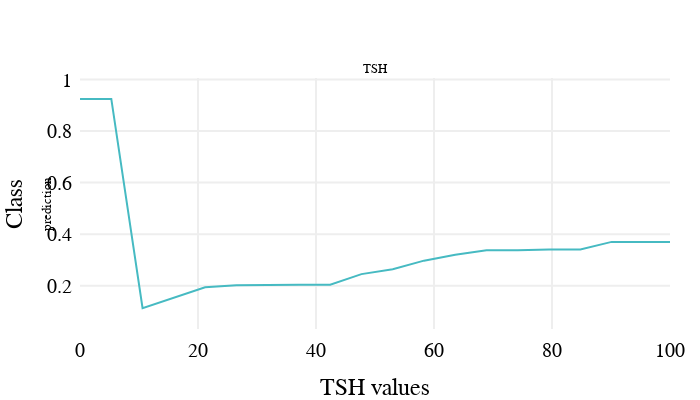

Notebook code cell kept with this figure:
### Code cell
fig.update_xaxes(range=[0,100])
fig.update_layout(
    title='',
    xaxis_title='TSH values',
    yaxis_title='Class', 
    font=dict(family='Arial', size=20, color='black'),
    width=700,
    height=400,
    showlegend=False,    
    template='none'
)
fig.show()

### Figure 1 — Plotly figure (JSON) as saved in the notebook; plotly's stock layout.template omitted (floating-point values rounded to 4 significant figures; data arrays with more than 128 entries replaced by an {"elided": "..."} marker saying what was removed)
{"data": [{"customdata": {"elided": "101x3 mixed values"}, "hovertemplate": "<b>%{hovertext}</b><br><br>prediction=%{y:.3f}<br>mean_prediction=%{customdata[0]:.3f}<extra></extra>", "hovertext": ["RandomForestClassifier", "RandomForestClassifier", "RandomForestClassifier", "RandomForestClassifier", "RandomForestClassifier", "RandomForestClassifier", "RandomForestClassifier", "RandomForestClassifier", "RandomForestClassifier", "RandomForestClassifier", "RandomForestClassifier", "RandomForestClassifier", "RandomForestClassifier", "RandomForestClassifier", "RandomForestClassifier", "RandomForestClassifier", "RandomForestClassifier", "RandomForestClassifier", "RandomForestClassifier", "RandomForestClassifier", "RandomForestClassifier", "RandomForestClassifier", "RandomForestClassifier", "RandomForestClassifier", "RandomForestClassifier", "RandomForestClassifier", "RandomForestClassifier", "RandomForestClassifier", "RandomForestClassifier", "RandomForestClassifier", "RandomForestClassifier", "RandomForestClassifier", "RandomForestClassifier", "RandomForestClassifier", "RandomForestClassifier", "RandomForestClassifier", "RandomForestClassifier", "RandomForestClassifier", "RandomForestClassifier", "RandomForestClassifier", "RandomForestClassifier", "RandomForestClassifier", "RandomForestClassifier", "RandomForestClassifier", "RandomForestClassifier", "RandomForestClassifier", "RandomForestClassifier", "RandomForestClassifier", "RandomForestClassifier", "RandomForestClassifier", "RandomForestClassifier", "RandomForestClassifier", "RandomForestClassifier", "RandomForestClassifier", "RandomForestClassifier", "RandomForestClassifier", "RandomForestClassifier", "RandomForestClassifier", "RandomForestClassifier", "RandomForestClassifier", "RandomForestClassifier", "RandomForestClassifier", "RandomForestClassifier", "RandomForestClassifier", "RandomForestClassifier", "RandomForestClassifier", "RandomForestClassifier", "RandomForestClassifier", "RandomForestClassifier", "RandomForestClassifier", "RandomForestClassifier", "RandomForestClassifier", "RandomForestClassifier", "RandomForestClassifier", "RandomForestClassifier", "RandomForestClassifier", "RandomForestClassifier", "RandomForestClassifier", "RandomForestClassifier", "RandomForestClassifier", "RandomForestClassifier", "RandomForestClassifier", "RandomForestClassifier", "RandomForestClassifier", "RandomForestClassifier", "RandomForestClassifier", "RandomForestClassifier", "RandomForestClassifier", "RandomForestClassifier", "RandomForestClassifier", "RandomForestClassifier", "RandomForestClassifier", "RandomForestClassifier", "RandomForestClassifier", "RandomForestClassifier", "RandomForestClassifier", "RandomForestClassifier", "RandomForestClassifier", "RandomForestClassifier", "RandomForestClassifier", "RandomForestClassifier"], "legendgroup": "RandomForestClassifier", "line": {"color": "#46bac2", "dash": "solid", "width": 2}, "marker": {"symbol": "circle"}, "mode": "lines", "name": "RandomForestClassifier", "opacity": 1, "orientation": "v", "showlegend": true, "type": "scatter", "x": [0.005, 5.305, 10.6, 15.9, 21.2, 26.5, 31.8, 37.1, 42.4, 47.7, 53.0, 58.3, 63.6, 68.9, 74.2, 79.5, 84.8, 90.1, 95.4, 100.7, 106.0, 111.3, 116.6, 121.9, 127.2, 132.5, 137.8, 143.1, 148.4, 153.7, 159.0, 164.3, 169.6, 174.9, 180.2, 185.5, 190.8, 196.1, 201.4, 206.7, 212.0, 217.3, 222.6, 227.9, 233.2, 238.5, 243.8, 249.1, 254.4, 259.7, 265.0, 270.3, 275.6, 280.9, 286.2, 291.5, 296.8, 302.1, 307.4, 312.7, 318.0, 323.3, 328.6, 333.9, 339.2, 344.5, 349.8, 355.1, 360.4, 365.7, 371.0, 376.3, 381.6, 386.9, 392.2, 397.5, 402.8, 408.1, 413.4, 418.7, 424.0, 429.3, 434.6, 439.9, 445.2, 450.5, 455.8, 461.1, 466.4, 471.7, 477.0, 482.3, 487.6, 492.9, 498.2, 503.5, 508.8, 514.1, 519.4, 524.7, 530], "xaxis": "x", "y": [0.9249, 0.9249, 0.113, 0.1536, 0.1938, 0.2021, 0.2039, 0.204, 0.204, 0.2448, 0.264, 0.297, 0.3203, 0.3374, 0.3374, 0.3406, 0.3406, 0.3699, 0.3699, 0.3699, 0.3699, 0.3699, 0.3821, 0.3821, 0.3821, 0.3821, 0.3821, 0.3821, 0.3821, 0.3821, 0.3821, 0.3821, 0.3821, 0.3821, 0.3821, 0.3821, 0.3821, 0.3821, 0.3821, 0.3821, 0.3821, 0.3821, 0.3821, 0.3821, 0.3821, 0.3821, 0.3821, 0.3821, 0.3821, 0.3821, 0.3821, 0.3821, 0.3821, 0.3821, 0.3821, 0.3821, 0.3821, 0.3821, 0.3821, 0.3821, 0.3821, 0.3821, 0.3821, 0.3821, 0.3821, 0.3821, 0.3821, 0.3821, 0.3821, 0.3821, 0.3821, 0.3821, 0.3821, 0.3821, 0.3821, 0.3821, 0.3821, 0.3821, 0.3821, 0.3821, 0.3821, 0.3821, 0.3821, 0.3821, 0.3821, 0.3821, 0.3821, 0.3821, 0.3821, 0.3821, 0.3821, 0.3821, 0.3821, 0.3821, 0.3821, 0.3821, 0.3821, 0.3821, 0.3821, 0.3821, 0.3821], "yaxis": "y"}], "layout": {"annotations": [{"font": {"size": 13}, "showarrow": false, "text": "TSH", "x": 0.5, "xanchor": "center", "xref": "paper", "y": 1, "yanchor": "bottom", "yref": "paper"}, {"font": {"size": 13}, "showarrow": false, "text": "prediction", "textangle": -90, "x": -0.07, "xref": "paper", "y": 0.5, "yref": "paper"}], "font": {"color": "black", "family": "Arial", "size": 20}, "height": 400, "hovermode": "x unified", "legend": {"font": {"size": 11}, "itemsizing": "constant", "orientation": "h", "title": {"font": {"size": 12}, "text": "label"}, "tracegroupgap": 0, "x": 1, "xanchor": "right", "y": 1.061, "yanchor": "bottom"}, "margin": {"b": 71, "r": 30, "t": 78}, "showlegend": false, "title": {"text": ""}, "width": 700, "xaxis": {"anchor": "y", "automargin": true, "domain": [0, 1], "fixedrange": true, "gridwidth": 2, "range": [0, 100], "showticklabels": true, "tickcolor": "white", "ticklen": 3, "ticks": "outside", "title": {"text": "TSH values"}, "type": "linear", "zeroline": false}, "yaxis": {"anchor": "x", "automargin": true, "domain": [0, 1], "fixedrange": true, "gridwidth": 2, "range": [0.03179, 1.006], "tickcolor": "white", "ticklen": 3, "ticks": "outside", "title": {"text": "Class"}, "type": "linear", "zeroline": false}}}
